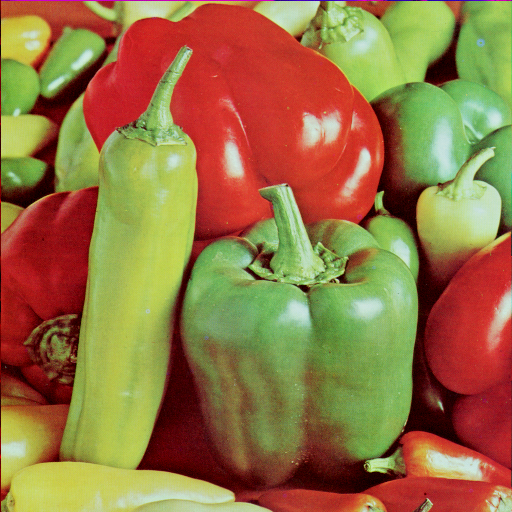
#> input picture 01_Einführung/peppers_4.2.07.png, 512 x 512 px
$ jupyter execute --allow-errors 'Einführung.ipynb'
#> lines starting #> are read from the running program, lines starting #| are printed output that depends on the picture
# Bildverarbeitung in Python
Bibliotheken für Bildverarbeitung in Python sind unter anderem Pillow und OpenCV.
Zum grundlegen Verständnis werden wir anfangs die Operationen mit ```numpy``` und ```matplotlib``` ausführen.

Hier werden relevante Bibliotheken importiert:

[cell 1]
import numpy as np
import cv2
import matplotlib.pyplot as plt
from PIL import Image

### Import und Anzeigen eines Testbildes

Für die Übungen verwenden wir das klassische Testbild **Peppers** from the [USC-SIPI Image Database](https://sipi.usc.edu/database/).

Mehr Informationen zur Repräsentation von Bildern mit Pillow inklusive der Argumente `size`, `mode`:
https://pillow.readthedocs.io/en/latest/handbook/concepts.html

Nach der Konvertierung in ein NumPy-Array, können wir das Bild als Matrix bearbeiten und mit [`plt.imshow()`](https://matplotlib.org/stable/api/_as_gen/matplotlib.pyplot.imshow.html) anzeigen. `Matplotlib` verarbeitet dabei unterschiedliche Datentypen: Während **Integer-Werte** standardmäßig im klassischen 8-Bit-Bereich von [0,255] interpretiert werden, müssen **Floats** auf den Bereich [0,1] normalisiert sein. Über die Argumente `vmin=0, vmax=255` lässt sich der Wertebereich starr eingrenzen, um eine automatische Skalierung zu verhindern. Das Argument `cmap='gray'` sorgt dafür, dass einkanalige Daten als echtes Graustufenbild ausgegeben werden.

[cell 2]
# Import des Bildes
img  = Image.open("peppers_4.2.07.png")
#> img is the input picture: PIL image 512x512 RGB; mean R, G, B 149.8, 115.6, 66.5

# Bildeigenschaften
print("Format: ", img.format)
#| Format:  PNG
print("Größe: ", img.size)
#| Größe:  (512, 512)
print("Modus: ", img.mode)
#| Modus:  RGB

# Konvertierung zu NumPy-Array
img = np.asarray(img)
print("Array-Shape: ", img.shape)
#| Array-Shape:  (512, 512, 3)
print("Datentyp: ", img.dtype)
#| Datentyp:  uint8
print("Beispielpixel [y, x]: ", img[100, 100])
#| Beispielpixel [y, x]:  [194  28  36]
print("Pixelwerte:\n", img)
#> (printed output is left out)

# Anzeigen des Bildes
plt.imshow(img)

### Aufgabe Graustufen - Einfache Mittelwertbildung

Ein Graustufenbild besitzt für jedes Pixel nur **einen** Intensitätswert, während ein RGB-Bild drei Kanalwerte besitzt.

Berechnen Sie aus dem RGB-Bild ein Graustufenbild, indem Sie den Mittelwert der drei Farbkanäle entlang der Kanalachse bilden.

Tipp: Achten Sie auf die Dimensionen des Arrays: `H × W × 3` soll zu `H × W` werden.

[cell 3]
# Berechnung Mittelwert über die drei Farbkanäle
img_gray = np.empty((512,512))
for i in range(512):
    for j in range(512):
        for k in range(3):
            img_gray[i,j] += img[i,j,k]
# Anzeigen des Bildes
plt.imshow(img_gray, cmap="gray")
plt.axis("off")

### Aufgabe Graustufen - Gewichtete Luminanz (Y)

Die Mittelwertmethode ist einfach, berücksichtigt aber nicht die unterschiedliche spektrale Empfindlichkeit des menschlichen Sehens. Grün trägt stärker zur wahrgenommenen Helligkeit bei als Blau.

Eine häufig verwendete Näherung für die Luminanz (Maß für Helligkeit von Bildpunkten) ist daher

$Y = 0.299R + 0.587G + 0.114B$.

Berechnen Sie das Graustufenbild nun mit dieser gewichteten Summe.

**Hinweis:** Die Koeffizienten beziehen sich auf die Kanalreihenfolge RGB. Diese Gewichtung entspricht der Helligkeitskomponente (Y) des [YCbCr-Farbmodells](https://de.wikipedia.org/wiki/YCbCr-Farbmodell) (nach dem etablierten Standard ITU-R BT.601).

[cell 4]
# Gewichtete Graustufenumwandlung
img_gray_weighted = np.empty((512,512))
for i in range(512):
    for j in range(512):
        img_gray_weighted[i,j] = 0.299*img[i,j,0] + 0.587*img[i,j,1] + 0.114*img[i,j,2]
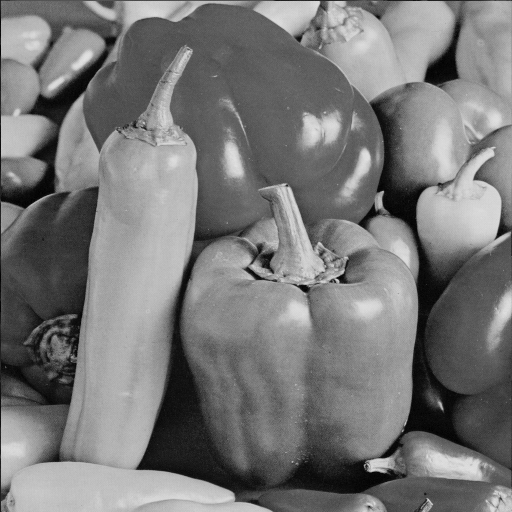
#> img_gray_weighted: shape (512, 512) float64; min 0, max 227.6, mean 120.2

# Anzeigen des Bildes
plt.imshow(img_gray_weighted, cmap="gray")

Die gewichtete Luminanz berücksichtigt die unterschiedliche Empfindlichkeit des menschlichen Sehens gegenüber den drei Farbkanälen und liefert daher eine plausiblere Graustufendarstellung als die einfache Mittelwertbildung.

Auch bei `cv2.COLOR_RGB2GRAY` wird deshalb eine gewichtete Konversion verwendet.

Beim Vergleich mit der einfachen Mittelwertbildung sind Unterschiede erkennbar, die Darstellung bleibt insgesamt jedoch sehr ähnlich.

Wichtig ist außerdem, dass ein **Graustufenbild pro Pixel weiterhin genau einen Helligkeitswert** enthält, anstatt drei Farbkanäle wie ein RGB-Bild.

### Aufgabe – Graustufenumwandlung mit OpenCV

Führen Sie die Graustufenkonversion nun mit der OpenCV-Funktion cv2.cvtColor() und der Konvertierungsoption cv2.COLOR_RGB2GRAY durch. Vergleichen Sie das Ergebnis mit den vorherigen Methoden und beurteilen Sie, ob sich Unterschiede ergeben.

[cell 5]
# Gewichtete Graustufenumwandlung
img_gray_cv = cv2.cvtColor(img, cv2.COLOR_RGB2GRAY)

# Anzeigen des Bildes
plt.imshow(img_gray_cv, cmap="gray")

### Aufgabe Spiegelung

Spiegeln Sie `img_gray` an einer **vertikalen Achse**, sodass links und rechts vertauscht werden.

Implementieren Sie die Operation zunächst selbst und verwenden Sie **keine** fertigen Funktionen wie [`np.flip()`](https://numpy.org/doc/2.3/reference/generated/numpy.flip.html) oder [`cv2.flip()`](https://docs.opencv.org/4.x/d2/de8/group__core__array.html).

Überlegen Sie vor dem Programmieren:
- Welche Dimension entspricht der Bildhöhe?
- Welche Dimension entspricht der Bildbreite?
- Welche Pixelposition muss mit welcher Position vertauscht werden?

[cell 6]
# Speichern der Bilddimensionen in den Variablen m und n
m, n = 512, 512
print("Höhe: ", m)
print("Breite: ", n)

[cell 7]
# Spiegelung an der vertikalen Achse
img_mir = np.empty((512,512))

for i in range(512):
    for j in range(512):
        img_mir[i,j] = img_gray[i,511-j]
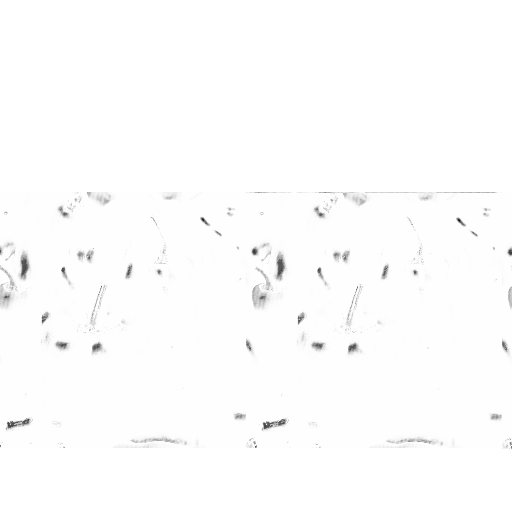
#> img_mir: shape (512, 512) float64; min -1.23e+308, max 673, mean -inf; drawn with min black and max white

# Anzeigen des Bildes
plt.imshow(img_mir, cmap="gray")

### Aufgabe Rotieren

Rotieren Sie das Bild um 90° nach links.

[cell 8]
# Rotation um 90° nach links
img_rotl = img_gray.T[::-1]

img_rotl = np.transpose(img_gray, (1, 0))[:, ::-1]

plt.imshow(img_rotl, cmap="gray")

Rotieren Sie das Bild um 180°.

#> (a cell that did not finish here is left out)

Rotieren Sie das Bild um 90° nach rechts.

#> (a cell that did not finish here is left out)

### Aufgabe Transformationen mit NumPy und OpenCV

Die oben selbst implementierten Transformationen zeigen, dass Bildoperationen letztlich **Operationen auf Array-Indizes** sind.
Für reale Anwendungen lassen sie sich auch mit fertigen
Bibliotheksfunktionen aus **NumPy** und **OpenCV** durchführen.

Für Spiegelungen stehen beispielsweise `np.flip()` und `cv2.flip()` zur Verfügung.
Für Rotationen können `np.rot90()` und `cv2.rotate()` verwendet werden.

**Dokumentation:**

- [`np.flip()`](https://numpy.org/doc/2.1/reference/generated/numpy.flip.html)
- [`cv2.flip()`](https://docs.opencv.org/4.x/d2/de8/group__core__array.html#gaca7be533e3dac7feb70fc60635adf441)
- [`np.rot90()`](https://numpy.org/doc/stable/reference/generated/numpy.rot90.html)
- [`cv2.rotate()`](https://docs.opencv.org/4.x/d2/de8/group__core__array.html#ga4ad01c0978b0ce64baa246811deeac24)

Setzen Sie die folgenden beiden Transformationen mithilfe der angegebenen
Funktionen um und vergleichen Sie die Ergebnisse mit Ihren eigenen Implementierungen.

Spiegeln Sie `img_gray` horizontal mit `np.flip()`.

[cell 11]
# Horizontale Spiegelung mit np.flip()
img_mir = img_gray[:, ::-1]
img_mir = np.flip(img_gray, axis=0)

# Anzeigen des Bildes
plt.imshow(img_mir, cmap="gray")

Rotieren Sie `img_gray` um 90° nach rechts mit `cv2.rotate()`.

[cell 12]
# Rotation um 90° nach rechts mit cv2.rotate()
img_rot270 = cv2.rotate(img_gray, cv2.ROTATE_90_CLOCKWISE)

# Anzeigen des Bildes
plt.imshow(img_rot270, cmap="gray")

## Aufgabe: Farbkanäle

Ein RGB-Bild besitzt drei Farbkanäle:

- **R**: Rot
- **G**: Grün
- **B**: Blau

Erzeugen Sie drei neue Bilder:

- ein Bild, in dem nur der **rote Kanal** aktiv ist,
- ein Bild, in dem nur der **grüne Kanal** aktiv ist,
- ein Bild, in dem nur der **blaue Kanal** aktiv ist.

Die beiden jeweils anderen Kanäle sollen mit Nullen gefüllt werden.

**Tipp:** Verwenden Sie [`np.stack()`](https://numpy.org/doc/stable/reference/generated/numpy.stack.html), um die einzelnen Kanäle wieder zu einem RGB-Bild zusammenzufügen.

Achten Sie darauf, dass die erzeugten Bilder weiterhin die Form `H × W × 3` und einen passenden Datentyp besitzen.

[cell 13]
# Aufteilung der Farbkanäle
img_r = img[:, :, 0]
img_g = img[:, :, 1]
img_b = img[:, :, 2]

# Nullmatrix der richtigen Dimension
img_null = np.zeros((512, 512), dtype=np.uint8)

# Verknüpfen der Arrays
img_r_full = np.stack([img_r, img_null, img_null], axis=2)
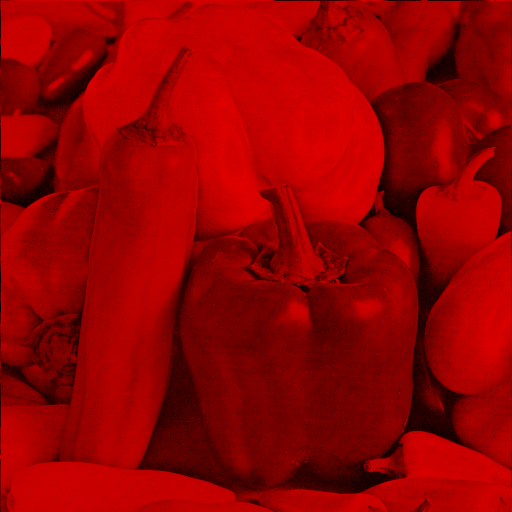
#> img_r_full: shape (512, 512, 3); mean of channels 0, 1, 2 149.8, 0, 0; drawn as R, G, B
img_g_full = np.stack([img_null, img_g, img_null], axis=2)
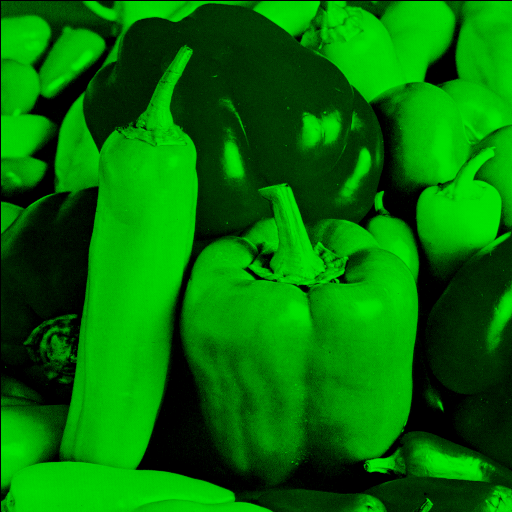
#> img_g_full: shape (512, 512, 3); mean of channels 0, 1, 2 0, 115.6, 0; drawn as R, G, B
img_b_full = np.stack([img_null, img_null, img_b], axis=2)
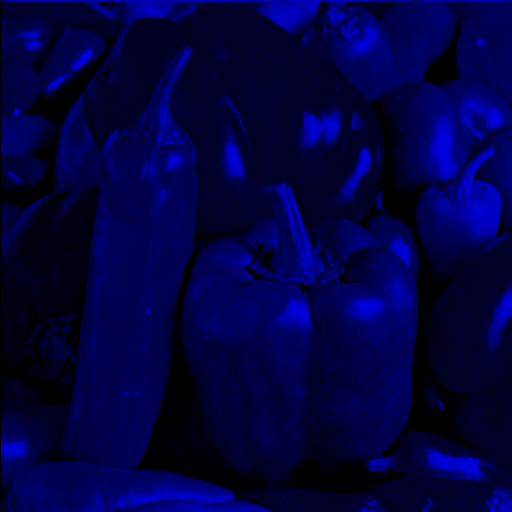
#> img_b_full: shape (512, 512, 3); mean of channels 0, 1, 2 0, 0, 66.5; drawn as R, G, B

# Anzeigen der Bilder
plt.figure(figsize=(10,3))

plt.subplot(1, 3, 1)
plt.imshow(img_r_full)
plt.title("Rot")
plt.axis("off")

plt.subplot(1, 3, 2)
plt.imshow(img_g_full)
plt.title("Grün")
plt.axis("off")

plt.subplot(1, 3, 3)
plt.imshow(img_b_full)
plt.title("Blau")
plt.axis("off")

## Aufgabe: HSV-Farbraum

Konvertieren Sie das RGB-Bild in den **HSV-Farbraum**.

HSV beschreibt eine Farbe mit drei Komponenten:

- **Hue (H)**: Farbton
- **Saturation (S)**: Sättigung
- **Value (V)**: Helligkeit

Verwenden Sie für die Konvertierung eine passende Funktion aus **OpenCV**.

Stellen Sie anschließend die drei HSV-Komponenten als separate Bilder dar.

Weitere Informationen zur HSV-Konvertierung finden Sie in der
[OpenCV-Dokumentation](https://docs.opencv.org/4.x/de/d25/imgproc_color_conversions.html).

**Tipp:** Für Farbraumkonvertierungen in OpenCV wird `cv2.cvtColor()` verwendet.

[cell 14]
# Konvertierung von RGB nach HSV
img_hsv = cv2.cvtColor(img, cv2.COLOR_RGB2HSV)
#> img_hsv: shape (512, 512, 3); mean H, S, V 41.4, 162.5, 165.9

# Aufteilung der HSV-Kanäle
H = img_hsv[:, :, 0]
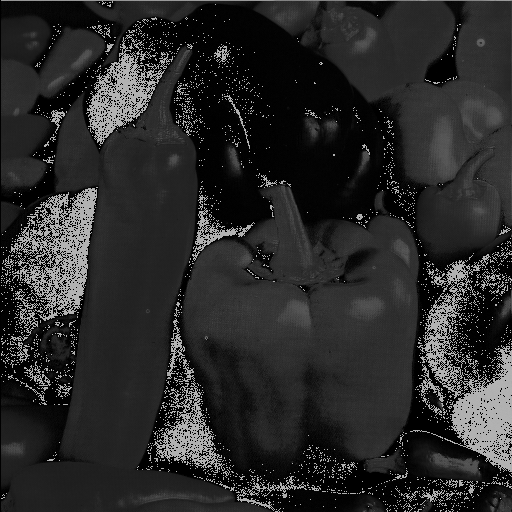
#> H: shape (512, 512); min 0, max 179, mean 41.4
S = img_hsv[:, :, 1]
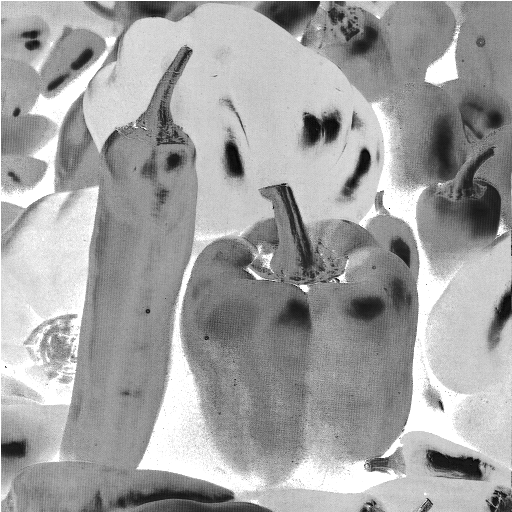
#> S: shape (512, 512); min 0, max 255, mean 162.5
V = img_hsv[:, :, 2]
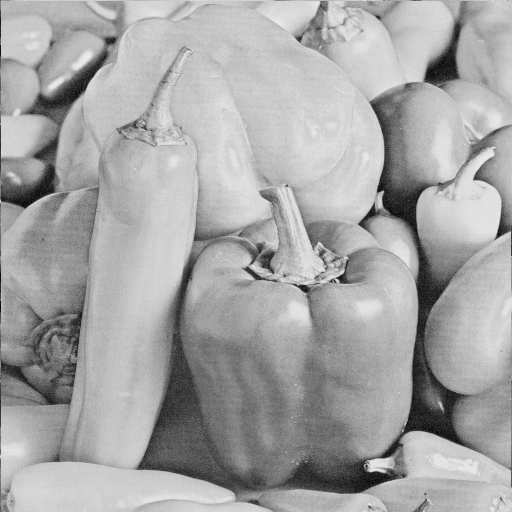
#> V: shape (512, 512); min 0, max 237, mean 165.9

# Anzeigen der HSV-Kanäle
plt.figure(figsize=(10,3))

plt.subplot(1, 3, 1)
plt.title("Hue")
plt.imshow(H, cmap="hsv")
plt.axis("off")

plt.subplot(1, 3, 2)
plt.title("Saturation")
plt.imshow(S, cmap="gray")
plt.axis("off")

plt.subplot(1, 3, 3)
plt.title("Value")
plt.imshow(V, cmap="gray")
plt.axis("off")

- **Hue** zeigt, welcher Farbton vorliegt bzw. wo er auf dem Farbspektrum liegt.

- **Saturation** zeigt, wie stark eine Farbe gesättigt ist. Hohe Werte stehen für kräftige, reine Farben, niedrige Werte für blasse Farben bis hin zu Grau.

- **Value** beschreibt die Helligkeit. Im Gegensatz zum Graustufenbild wird hier nicht der Mittelwert der RGB-Kanäle verwendet, sondern der maximale RGB-Wert.

## Aufgabe: Histogramm

Das Histogramm beschreibt die Häufigkeitsverteilung der Pixelwerte.

Erstellen Sie ein Histogramm für das Graustufenbild `img_gray`.

Das Histogramm soll für jeden möglichen Bildwert zählen, wie häufig dieser
im Bild vorkommt.

Berechnen Sie für jeden möglichen Grauwert, wie oft er im Bild vorkommt. Anschließend normieren Sie die Häufigkeiten durch die Gesamtzahl der Pixel.

**Tipp:** Eine einfache Möglichkeit ist die Verwendung von zwei verschachtelten
Schleifen über die Bildpunktkoordinaten. Der jeweilige Bildwert kann dabei
direkt als Index des Histogramms verwendet werden.

[cell 15]
# Anzahl der möglichen Grauwerte bei 8 Bit Bild
greyvalues = 2**8
img_hist = img_gray.astype(int) #Konversion zu int
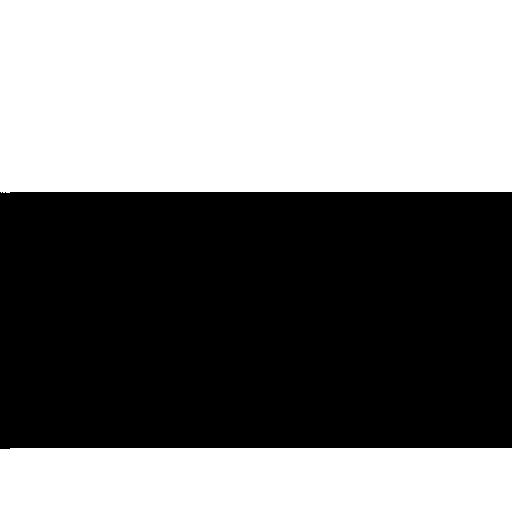
#> img_hist: shape (512, 512) int64; min -9.22e+18, max 673, mean -4.61e+18; drawn with min black and max white

# Berechnung des Histogramms
#> (the rest of this cell did not finish here and is left out)

## Aufgabe: Histogramm mit `plt.hist()`

Erstellen Sie das Histogramm des Graustufenbildes `img_gray` nun mit der
Matplotlib-Funktion `plt.hist()`.

Vergleichen Sie das Ergebnis mit dem zuvor selbst implementierten Histogramm.

**Tipp:** Verwenden Sie 256 Klassen (Bins), um die möglichen Grauwerte von
0 bis 255 abzudecken.

Weitere Informationen finden Sie in der
[Dokumentation von `plt.hist()`](https://matplotlib.org/stable/api/_as_gen/matplotlib.pyplot.hist.html).

[cell 16]
# Histogramm mit plt.hist()
plt.figure(figsize=(10, 4))

plt.hist(img_gray.ravel(), bins=256, range=(0, 256))

plt.xlabel("Grauwert")
plt.ylabel("Relative Häufigkeit")
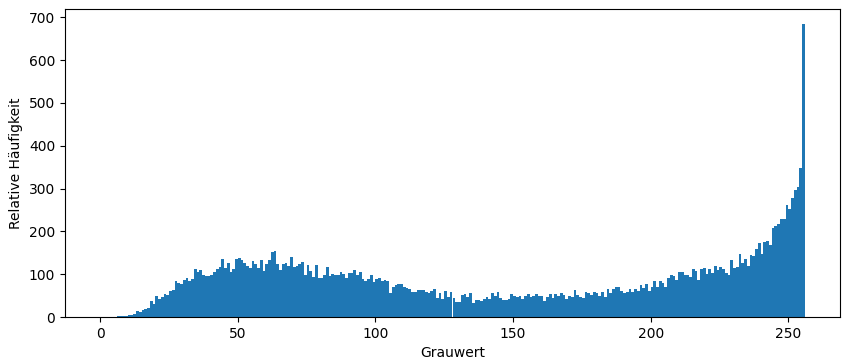
#> figure drawn by matplotlib, 1 panel; tallest bar 685 high, from x = 255 to 256
